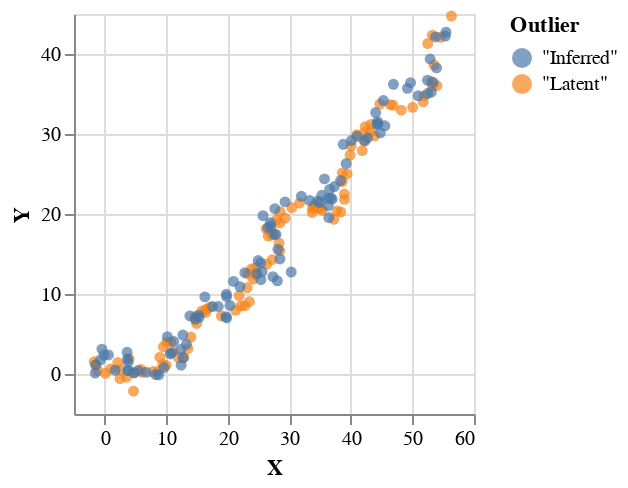

This figure's notebook cell:
### Code cell
(inferredXs, inferredYs) = unzip $ fst =<< smcRes

plotVega 
    (zip (zip (xs <> inferredXs) (ys <> inferredYs)) 
    (replicate 100 (T.pack "Latent") <> replicate 100 (T.pack "Inferred")))

### Figure 1 — Vega-Lite specification as saved in the notebook (floating-point values rounded to 4 significant figures; data arrays with more than 128 entries replaced by an {"elided": "..."} marker saying what was removed)
{"$schema": "https://vega.github.io/schema/vega-lite/v4.json", "data": {"values": {"elided": "200 records"}}, "encoding": {"color": {"field": "Outlier"}, "x": {"field": "X", "type": "quantitative"}, "y": {"field": "Y", "type": "quantitative"}}, "height": 200, "mark": "circle", "width": 200}
